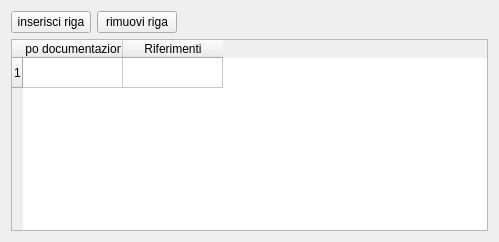
       <widget class="QWidget" name="tab_5">
        <attribute name="title">
         <string>Documentazione</string>
        </attribute>
        <layout class="QGridLayout" name="gridLayout_9">
         <item row="0" column="0">
          <layout class="QHBoxLayout" name="horizontalLayout_5">
           <item>
            <widget class="QPushButton" name="pushButton_insert_row_documentazione">
             <property name="font">
              <font>
               <pointsize>9</pointsize>
              </font>
             </property>
             <property name="text">
              <string>inserisci riga</string>
             </property>
            </widget>
           </item>
           <item>
            <widget class="QPushButton" name="pushButton_remove_row_documentazione">
             <property name="font">
              <font>
               <pointsize>9</pointsize>
              </font>
             </property>
             <property name="text">
              <string>rimuovi riga</string>
             </property>
            </widget>
           </item>
          </layout>
         </item>
         <item row="0" column="1">
          <spacer name="horizontalSpacer_6">
           <property name="orientation">
            <enum>Qt::Horizontal</enum>
           </property>
           <property name="sizeHint" stdset="0">
            <size>
             <width>305</width>
             <height>20</height>
            </size>
           </property>
          </spacer>
         </item>
         <item row="1" column="0" colspan="2">
          <widget class="QTableWidget" name="tableWidget_documentazione">
           <property name="frameShape">
            <enum>QFrame::StyledPanel</enum>
           </property>
           <property name="frameShadow">
            <enum>QFrame::Raised</enum>
           </property>
           <property name="verticalScrollBarPolicy">
            <enum>Qt::ScrollBarAsNeeded</enum>
           </property>
           <property name="horizontalScrollBarPolicy">
            <enum>Qt::ScrollBarAsNeeded</enum>
           </property>
           <property name="editTriggers">
            <set>QAbstractItemView::AnyKeyPressed|QAbstractItemView::DoubleClicked|QAbstractItemView::EditKeyPressed</set>
           </property>
           <property name="selectionMode">
            <enum>QAbstractItemView::SingleSelection</enum>
           </property>
           <property name="selectionBehavior">
            <enum>QAbstractItemView::SelectRows</enum>
           </property>
           <property name="rowCount">
            <number>1</number>
           </property>
           <property name="columnCount">
            <number>2</number>
           </property>
           <row/>
           <column>
            <property name="text">
             <string>Tipo documentazione</string>
            </property>
           </column>
           <column>
            <property name="text">
             <string>Riferimenti</string>
            </property>
           </column>
          </widget>
         </item>
        </layout>
       </widget>
